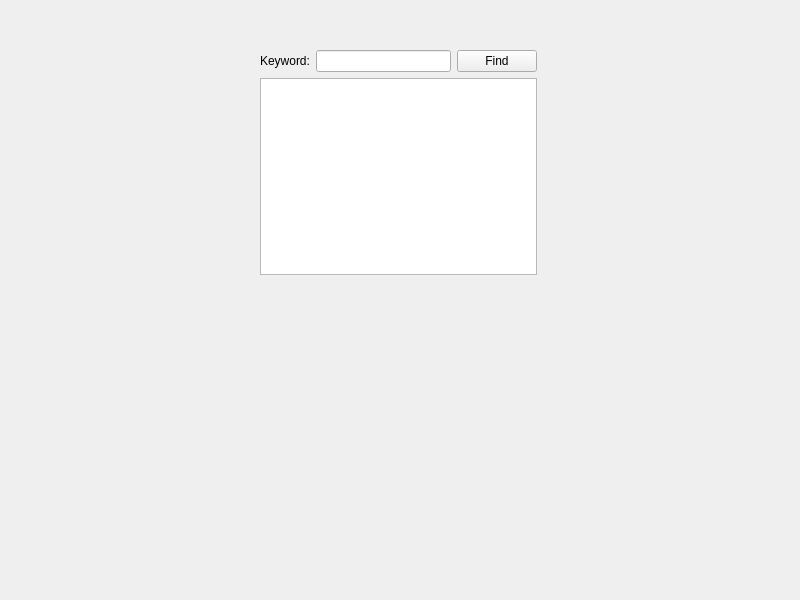
<?xml version="1.0" encoding="UTF-8"?>
<ui version="4.0">
 <class>TextFinder</class>
 <widget class="QWidget" name="TextFinder">
  <property name="geometry">
   <rect>
    <x>0</x>
    <y>0</y>
    <width>800</width>
    <height>600</height>
   </rect>
  </property>
  <property name="windowTitle">
   <string>TextFinder</string>
  </property>
  <widget class="QWidget" name="">
   <property name="geometry">
    <rect>
     <x>260</x>
     <y>50</y>
     <width>277</width>
     <height>225</height>
    </rect>
   </property>
   <layout class="QVBoxLayout" name="verticalLayout" stretch="0,0">
    <item>
     <layout class="QHBoxLayout" name="horizontalLayout">
      <item>
       <widget class="QLabel" name="label">
        <property name="text">
         <string>Keyword:</string>
        </property>
       </widget>
      </item>
      <item>
       <widget class="QLineEdit" name="lineEdit"/>
      </item>
      <item>
       <widget class="QPushButton" name="findButton">
        <property name="text">
         <string>Find</string>
        </property>
       </widget>
      </item>
     </layout>
    </item>
    <item>
     <widget class="QTextEdit" name="textEdit"/>
    </item>
   </layout>
  </widget>
 </widget>
 <resources/>
 <connections/>
</ui>
